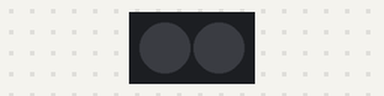
Bench run of a sketch on a simulated Arduino Uno, built with avr-gcc and run on an emulated ATmega328P. Parts: 2 RGB LEDs in strip order, left to right. Dim RGB values are drawn brighter than linear.

Above: at 0.15 s.
At 19.97 s:
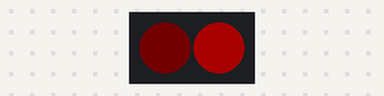
At 27.18 s:
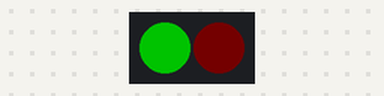
At 39.79 s:
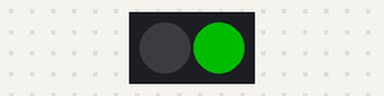
Timing chart, 0 to 40.0 s (numbered marks = the images above):
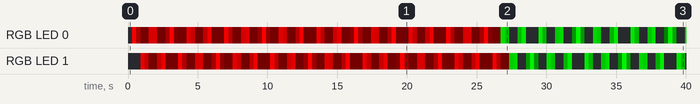

The sketch:

guy_ears.ino
```cpp
#include <Adafruit_NeoPixel.h>
#include "FastLED.h"

#ifdef __AVR__
  #include <avr/power.h>
#endif

#define PIN 6
#define DATA_PIN    6
#define LED_TYPE    WS2811
#define COLOR_ORDER GRB
#define NUM_LEDS    2
CRGB leds[NUM_LEDS];

// Parameter 1 = number of pixels in strip
// Parameter 2 = Arduino pin number (most are valid)
// Parameter 3 = pixel type flags, add together as needed:
//   NEO_KHZ800  800 KHz bitstream (most NeoPixel products w/WS2812 LEDs)
//   NEO_KHZ400  400 KHz (classic 'v1' (not v2) FLORA pixels, WS2811 drivers)
//   NEO_GRB     Pixels are wired for GRB bitstream (most NeoPixel products)
//   NEO_RGB     Pixels are wired for RGB bitstream (v1 FLORA pixels, not v2)
//   NEO_RGBW    Pixels are wired for RGBW bitstream (NeoPixel RGBW products)
Adafruit_NeoPixel strip = Adafruit_NeoPixel(2, PIN, NEO_GRB + NEO_KHZ800);

// IMPORTANT: To reduce NeoPixel burnout risk, add 1000 uF capacitor across
// pixel power leads, add 300 - 500 Ohm resistor on first pixel's data input
// and minimize distance between Arduino and first pixel.  Avoid connecting
// on a live circuit...if you must, connect GND first.

void setup() {
  // This is for Trinket 5V 16MHz, you can remove these three lines if you are not using a Trinket
  #if defined (__AVR_ATtiny85__)
    if (F_CPU == 16000000) clock_prescale_set(clock_div_1);
  #endif
  // End of trinket special code

FastLED.addLeds<LED_TYPE,DATA_PIN,COLOR_ORDER>(leds, NUM_LEDS).setCorrection(TypicalLEDStrip);

  strip.begin();
  strip.show(); // Initialize all pixels to 'off'


}

void fadeInAndOut(uint8_t red, uint8_t green, uint8_t blue, uint8_t wait) {

  for(uint8_t b=0; b <255; b++) {
     for(uint8_t i=0; i < 1; i++) {
        strip.setPixelColor(i, red*b/255, green*b/255, blue*b/255);
     }
     strip.show();
     delay(wait);
  }

  for(uint8_t b=255; b > 0; b--) {
     for(uint8_t i=0; i < 1; i++) {
        strip.setPixelColor(i, red*b/255, green*b/255, blue*b/255);
     }
     strip.show();
     delay(wait);
  }
  for(uint8_t b=0; b <255; b++) {
     for(uint8_t i=0; i < 2; i++) {
        strip.setPixelColor(1, red*b/255, green*b/255, blue*b/255);
     }
     strip.show();
     delay(wait);
  }

  for(uint8_t b=255; b > 0; b--) {
     for(uint8_t i=0; i < 2; i++) {
        strip.setPixelColor(1, red*b/255, green*b/255, blue*b/255);
     }
     strip.show();
     delay(wait);
  }
}


void ekg(uint8_t wait ){
  for (int i = 0; i < 20; i++){
    fadeInAndOut(255, 0, 0, wait); // Red
  }
 for (int i = 0; i < 20; i++){
    fadeInAndOut(0, 225, 0, wait); // Green
  }
  for (int i = 0; i < 20; i++){
    fadeInAndOut(0, 0, 255, wait); // Blue
  }
   for (int i = 0; i < 20; i++){
    fadeInAndOut(128, 0, 128, wait); // purple
 }
   for (int i = 0; i < 20; i++){
    fadeInAndOut(255, 165, 0, wait); // orange
 }
}


void loop() {
 ekg(1);
}
```

Measured:
- by itself, RGB LED 1: off → RGB(184, 0, 0) at 0.90 s, → RGB(95, 0, 0) 0.30 s later, → RGB(1, 0, 0) 0.30 s later, → RGB(91, 0, 0) 0.60 s later, … (96 changes in this stretch)
- by itself, RGB LED 0: off → RGB(231, 0, 0) at 0.30 s, → RGB(46, 0, 0) 0.30 s later, → RGB(1, 0, 0) 0.30 s later, → RGB(136, 0, 0) 0.60 s later, … (97 changes in this stretch)
